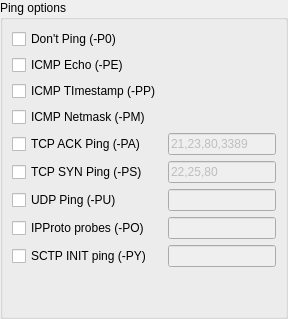
         <widget class="QWidget" name="page_2">
          <property name="autoFillBackground">
           <bool>false</bool>
          </property>
          <layout class="QHBoxLayout" name="horizontalLayout_6">
           <property name="margin">
            <number>0</number>
           </property>
           <item>
            <widget class="QGroupBox" name="groupBox_3">
             <property name="title">
              <string>Ping options</string>
             </property>
             <layout class="QVBoxLayout" name="verticalLayout_3">
              <item>
               <layout class="QGridLayout" name="gridLayout_14">
                <item row="4" column="0">
                 <widget class="QCheckBox" name="checkTcpPing">
                  <property name="text">
                   <string>TCP ACK Ping (-PA)</string>
                  </property>
                 </widget>
                </item>
                <item row="4" column="1">
                 <widget class="QLineEdit" name="lineTcpPing">
                  <property name="enabled">
                   <bool>false</bool>
                  </property>
                  <property name="text">
                   <string>21,23,80,3389</string>
                  </property>
                 </widget>
                </item>
                <item row="5" column="0">
                 <widget class="QCheckBox" name="checkTcpSyn">
                  <property name="text">
                   <string>TCP SYN Ping (-PS)</string>
                  </property>
                 </widget>
                </item>
                <item row="5" column="1">
                 <widget class="QLineEdit" name="lineSynPing">
                  <property name="enabled">
                   <bool>false</bool>
                  </property>
                  <property name="text">
                   <string>22,25,80</string>
                  </property>
                 </widget>
                </item>
                <item row="7" column="0">
                 <widget class="QCheckBox" name="checkUdpPing">
                  <property name="text">
                   <string>UDP Ping (-PU)</string>
                  </property>
                 </widget>
                </item>
                <item row="7" column="1">
                 <widget class="QLineEdit" name="lineUdpPing">
                  <property name="enabled">
                   <bool>false</bool>
                  </property>
                 </widget>
                </item>
                <item row="3" column="0">
                 <widget class="QCheckBox" name="checkIcmpNetmask">
                  <property name="text">
                   <string>ICMP Netmask (-PM)</string>
                  </property>
                 </widget>
                </item>
                <item row="2" column="0">
                 <widget class="QCheckBox" name="checkIcmpTimestamp">
                  <property name="text">
                   <string>ICMP TImestamp (-PP)</string>
                  </property>
                 </widget>
                </item>
                <item row="1" column="0">
                 <widget class="QCheckBox" name="checkIcmpEcho">
                  <property name="text">
                   <string>ICMP Echo (-PE)</string>
                  </property>
                 </widget>
                </item>
                <item row="0" column="0">
                 <widget class="QCheckBox" name="notpingBox">
                  <property name="text">
                   <string>Don't Ping (-P0)</string>
                  </property>
                 </widget>
                </item>
                <item row="8" column="0">
                 <widget class="QCheckBox" name="checkProtoPing">
                  <property name="text">
                   <string>IPProto probes (-PO)</string>
                  </property>
                 </widget>
                </item>
                <item row="8" column="1">
                 <widget class="QLineEdit" name="lineProtoPing">
                  <property name="enabled">
                   <bool>false</bool>
                  </property>
                 </widget>
                </item>
                <item row="9" column="0">
                 <widget class="QCheckBox" name="checkSctpPing">
                  <property name="text">
                   <string>SCTP INIT ping (-PY)</string>
                  </property>
                 </widget>
                </item>
                <item row="9" column="1">
                 <widget class="QLineEdit" name="lineSctpPing">
                  <property name="enabled">
                   <bool>false</bool>
                  </property>
                 </widget>
                </item>
               </layout>
              </item>
              <item>
               <spacer name="verticalSpacer_2">
                <property name="orientation">
                 <enum>Qt::Vertical</enum>
                </property>
                <property name="sizeHint" stdset="0">
                 <size>
                  <width>20</width>
                  <height>40</height>
                 </size>
                </property>
               </spacer>
              </item>
             </layout>
            </widget>
           </item>
          </layout>
         </widget>
